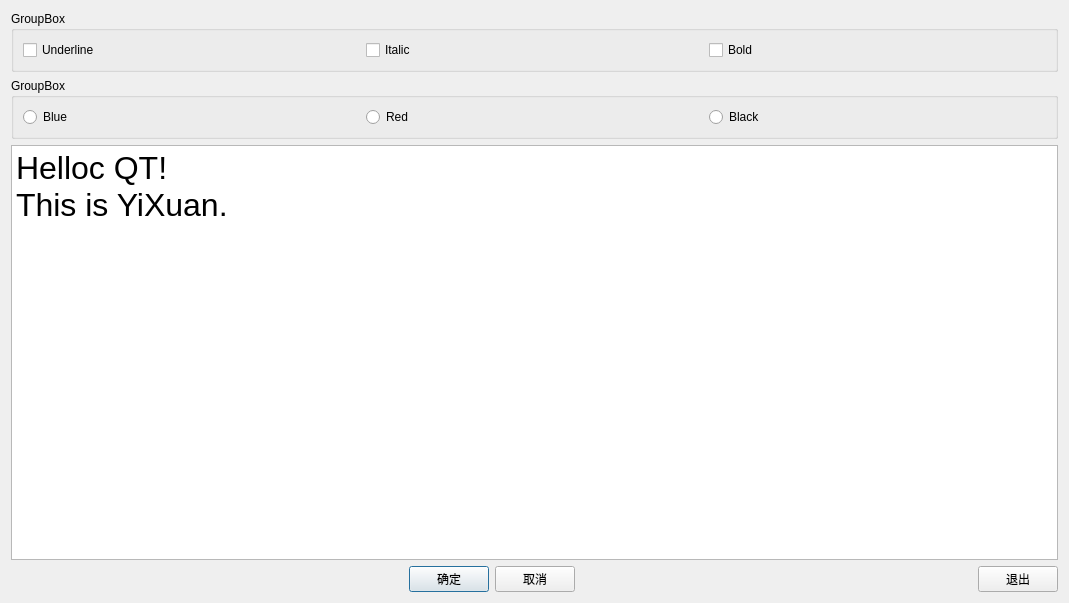
<?xml version="1.0" encoding="UTF-8"?>
<ui version="4.0">
 <class>Dialog</class>
 <widget class="QDialog" name="Dialog">
  <property name="geometry">
   <rect>
    <x>0</x>
    <y>0</y>
    <width>1069</width>
    <height>603</height>
   </rect>
  </property>
  <property name="windowTitle">
   <string>Dialog</string>
  </property>
  <layout class="QVBoxLayout" name="verticalLayout">
   <item>
    <widget class="QGroupBox" name="groupBox">
     <property name="title">
      <string>GroupBox</string>
     </property>
     <layout class="QHBoxLayout" name="horizontalLayout">
      <item>
       <widget class="QCheckBox" name="checkBoxUnderline">
        <property name="text">
         <string>Underline</string>
        </property>
       </widget>
      </item>
      <item>
       <widget class="QCheckBox" name="checkBoxItalic">
        <property name="text">
         <string>Italic</string>
        </property>
       </widget>
      </item>
      <item>
       <widget class="QCheckBox" name="checkBoxBold">
        <property name="text">
         <string>Bold</string>
        </property>
       </widget>
      </item>
     </layout>
    </widget>
   </item>
   <item>
    <widget class="QGroupBox" name="groupBox_2">
     <property name="title">
      <string>GroupBox</string>
     </property>
     <layout class="QHBoxLayout" name="horizontalLayout_2">
      <item>
       <widget class="QRadioButton" name="radioButtonBlue">
        <property name="text">
         <string>Blue</string>
        </property>
       </widget>
      </item>
      <item>
       <widget class="QRadioButton" name="radioButtonRed">
        <property name="text">
         <string>Red</string>
        </property>
       </widget>
      </item>
      <item>
       <widget class="QRadioButton" name="radioButtonBlack">
        <property name="text">
         <string>Black</string>
        </property>
       </widget>
      </item>
     </layout>
    </widget>
   </item>
   <item>
    <widget class="QPlainTextEdit" name="plainTextEdit">
     <property name="font">
      <font>
       <pointsize>24</pointsize>
      </font>
     </property>
     <property name="plainText">
      <string>Helloc QT!
This is YiXuan.</string>
     </property>
    </widget>
   </item>
   <item>
    <layout class="QHBoxLayout" name="horizontalLayout_3">
     <item>
      <spacer name="horizontalSpacer">
       <property name="orientation">
        <enum>Qt::Horizontal</enum>
       </property>
       <property name="sizeHint" stdset="0">
        <size>
         <width>40</width>
         <height>20</height>
        </size>
       </property>
      </spacer>
     </item>
     <item>
      <widget class="QPushButton" name="pushButtonOK">
       <property name="text">
        <string>确定</string>
       </property>
      </widget>
     </item>
     <item>
      <widget class="QPushButton" name="pushButtonCancel">
       <property name="text">
        <string>取消</string>
       </property>
      </widget>
     </item>
     <item>
      <spacer name="horizontalSpacer_2">
       <property name="orientation">
        <enum>Qt::Horizontal</enum>
       </property>
       <property name="sizeHint" stdset="0">
        <size>
         <width>68</width>
         <height>18</height>
        </size>
       </property>
      </spacer>
     </item>
     <item>
      <widget class="QPushButton" name="pushButtonClose">
       <property name="text">
        <string>退出</string>
       </property>
      </widget>
     </item>
    </layout>
   </item>
  </layout>
 </widget>
 <tabstops>
  <tabstop>checkBoxUnderline</tabstop>
  <tabstop>checkBoxItalic</tabstop>
  <tabstop>checkBoxBold</tabstop>
  <tabstop>radioButtonBlue</tabstop>
  <tabstop>radioButtonRed</tabstop>
  <tabstop>radioButtonBlack</tabstop>
  <tabstop>plainTextEdit</tabstop>
  <tabstop>pushButtonOK</tabstop>
  <tabstop>pushButtonCancel</tabstop>
  <tabstop>pushButtonClose</tabstop>
 </tabstops>
 <resources/>
 <connections>
  <connection>
   <sender>pushButtonOK</sender>
   <signal>clicked()</signal>
   <receiver>Dialog</receiver>
   <slot>accept()</slot>
   <hints>
    <hint type="sourcelabel">
     <x>313</x>
     <y>577</y>
    </hint>
    <hint type="destinationlabel">
     <x>399</x>
     <y>299</y>
    </hint>
   </hints>
  </connection>
  <connection>
   <sender>pushButtonCancel</sender>
   <signal>clicked()</signal>
   <receiver>Dialog</receiver>
   <slot>reject()</slot>
   <hints>
    <hint type="sourcelabel">
     <x>399</x>
     <y>577</y>
    </hint>
    <hint type="destinationlabel">
     <x>399</x>
     <y>299</y>
    </hint>
   </hints>
  </connection>
  <connection>
   <sender>pushButtonClose</sender>
   <signal>clicked()</signal>
   <receiver>Dialog</receiver>
   <slot>close()</slot>
   <hints>
    <hint type="sourcelabel">
     <x>749</x>
     <y>577</y>
    </hint>
    <hint type="destinationlabel">
     <x>399</x>
     <y>299</y>
    </hint>
   </hints>
  </connection>
 </connections>
</ui>
